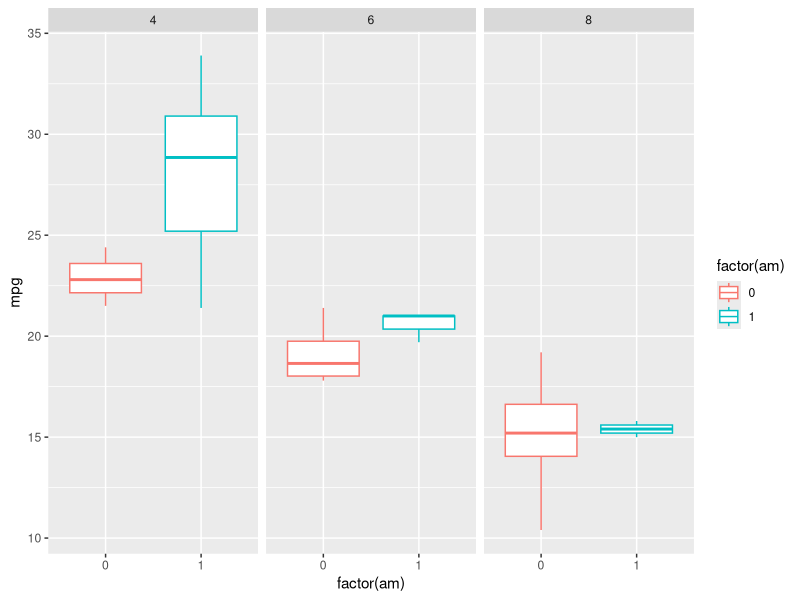
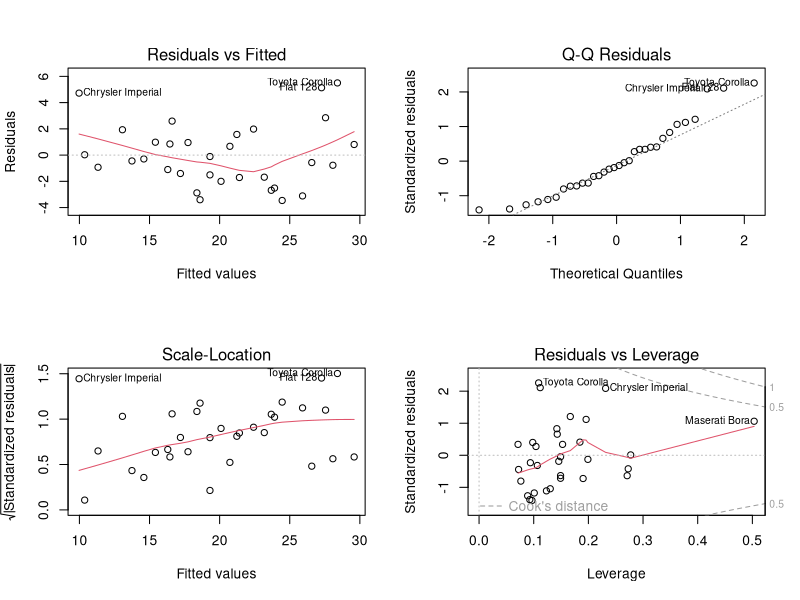

Write R code to recreate these figures, in order.
## ---- chunk 1
fit1<-lm(mpg~factor(am),mtcars)
summary(fit1)$coef
## ---- chunk 2
fit2<-lm(mpg~factor(am) + disp,mtcars)
fit3<-lm(mpg~factor(am) + disp + hp,mtcars)
fit4<-lm(mpg~factor(am) + disp + hp + wt,mtcars)
fit5<-lm(mpg~factor(am) + disp + hp + wt + qsec,mtcars)
fit6<-lm(mpg~factor(am) + disp + hp + wt + qsec + drat,mtcars)
fit7<-lm(mpg~factor(am) + disp + hp + wt + qsec + drat + factor(cyl) + factor(vs) + factor(gear),mtcars)
cf <- c(coef(fit1)[1],coef(fit2)[1],coef(fit3)[1],coef(fit4)[1],coef(fit5)[1],coef(fit6)[1],coef(fit7)[1])
cf2 <- c(coef(fit1)[2],coef(fit2)[2],coef(fit3)[2],coef(fit4)[2],coef(fit5)[2],coef(fit6)[2],coef(fit7)[2])
cf
cf2
## ---- chunk 3
anova(fit1,fit2,fit3,fit4,fit5,fit6,fit7)
## ---- chunk 4
summary(fit4)
## ---- chunk 5
library(ggplot2)
g<-ggplot(mtcars,aes(factor(am),mpg,color=factor(am)))
g+geom_boxplot()+facet_grid(.~cyl)
par(mfrow = c(2,2))
plot(fit4)


